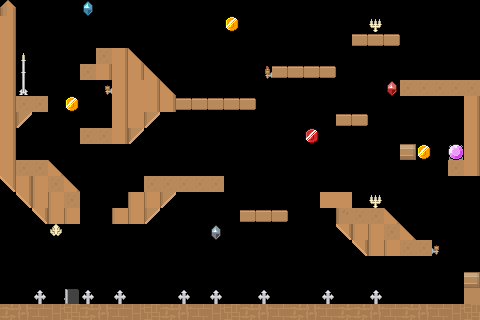

Rendered tile map (Tiled .tmx) drawn with the repository's tilesets; below, a short description and the map source with its tile grids summarised:
An orthogonal 30x20 tile map with 16x16 px tiles, 5 tile layers (Doors, Platforms, LitLights, UnlitLights, ...), 1 hidden layer not drawn, 10 tilesets and 12 objects.

<map version="1.10" tiledversion="1.11.0" orientation="orthogonal" renderorder="right-down" width="30" height="20" tilewidth="16" tileheight="16" infinite="0" backgroundcolor="#000000" nextlayerid="7" nextobjectid="4">
 <tileset firstgid="1" source="roguelike-base.tsx" />
 <tileset firstgid="1768" source="roguelike-interior.tsx" />
 <tileset firstgid="2254" source="currency/coin-gold.tsx" />
 <tileset firstgid="2259" source="currency/coin-ruby.tsx" />
 <tileset firstgid="2264" source="currency/gem-red.tsx" />
 <tileset firstgid="2268" source="currency/gem-gray.tsx" />
 <tileset firstgid="2272" source="currency/purple-gem.tsx" />
 <tileset firstgid="2279" source="currency/coin-silver.tsx" />
 <tileset firstgid="2284" source="currency/gem-blue.tsx" />
 <tileset firstgid="2288" source="currency/round-gem-purple.tsx" />
 <layer id="5" name="Doors" width="30" height="20">
  <data>[600 cells, 2 non-empty, 2 distinct tile ids]</data>
 </layer>
 <layer id="1" name="Platforms" width="30" height="20">
  <data>[600 cells, 141 non-empty, 18 distinct tile ids]</data>
 </layer>
 <layer id="6" name="Background" width="30" height="20" visible="0">
  <data>[600 cells, 11 non-empty, 9 distinct tile ids]</data>
 </layer>
 <objectgroup id="9" name="Enemies" offsetx="-16" offsety="0">
  <object id="31" template="enemies/archer.tx" x="307" y="50">
   <properties>
    <property name="jump_around" type="bool" value="true" />
    <property name="jump_around_time" type="float" value="4" />
    <property name="jump_around_velocity" type="float" value="500" />
   </properties>
  </object>
  <object id="2" template="enemies/archer.tx" x="205" y="80.5">
   <properties>
    <property name="jump_around" type="bool" value="true" />
    <property name="jump_around_time" type="float" value="4" />
    <property name="jump_around_velocity" type="float" value="500" />
   </properties>
  </object>
  <object id="18" template="enemies/archmage.tx" x="305" y="287" />
  <object id="21" template="enemies/cavalier.tx" x="433" y="287">
   <properties>
    <property name="facing_right" type="bool" value="true" />
    <property name="walk_around" type="bool" value="true" />
    <property name="walk_around_time" type="float" value="1" />
    <property name="walk_around_velocity" type="float" value="200" />
   </properties>
  </object>
  <object id="22" template="enemies/crossbow.tx" x="208" y="159">
   <properties>
    <property name="facing_right" type="bool" value="false" />
    <property name="walk_around" type="bool" value="true" />
    <property name="walk_around_time" type="float" value="1.8" />
    <property name="walk_around_velocity" type="float" value="72" />
   </properties>
  </object>
  <object id="32" template="enemies/crossbow.tx" x="421.5" y="62.5">
   <properties>
    <property name="facing_right" type="bool" value="false" />
    <property name="walk_around" type="bool" value="true" />
    <property name="walk_around_time" type="float" value="1.8" />
    <property name="walk_around_velocity" type="float" value="72" />
   </properties>
  </object>
  <object id="23" template="enemies/halberd.tx" x="124.5" y="31" />
  <object id="3" template="enemies/halberd.tx" x="288" y="194" />
  <object id="1" template="enemies/king.tx" x="44" y="143" />
  <object id="26" template="enemies/mage.tx" x="358.5" y="97">
   <properties>
    <property name="facing_right" type="bool" value="true" />
    <property name="walk_around" type="bool" value="true" />
    <property name="walk_around_time" type="float" value="4.6" />
    <property name="walk_around_velocity" type="float" value="50" />
   </properties>
  </object>
  <object id="27" template="enemies/prince.tx" x="368.5" y="191" />
  <object id="30" template="enemies/spear.tx" x="135.5" y="287">
   <properties>
    <property name="facing_right" type="bool" value="false" />
    <property name="walk_around" type="bool" value="true" />
    <property name="walk_around_time" type="float" value="3" />
    <property name="walk_around_velocity" type="float" value="80" />
   </properties>
  </object>
 </objectgroup>
 <layer id="2" name="LitLights" width="30" height="20">
  <data>[600 cells, 7 non-empty, 6 distinct tile ids]</data>
 </layer>
 <layer id="3" name="UnlitLights" width="30" height="20">
  <data>[600 cells, 10 non-empty, 3 distinct tile ids]</data>
 </layer>
 <layer id="4" name="Gold" width="30" height="20">
  <data>[600 cells, 8 non-empty, 6 distinct tile ids]</data>
 </layer>
</map>
